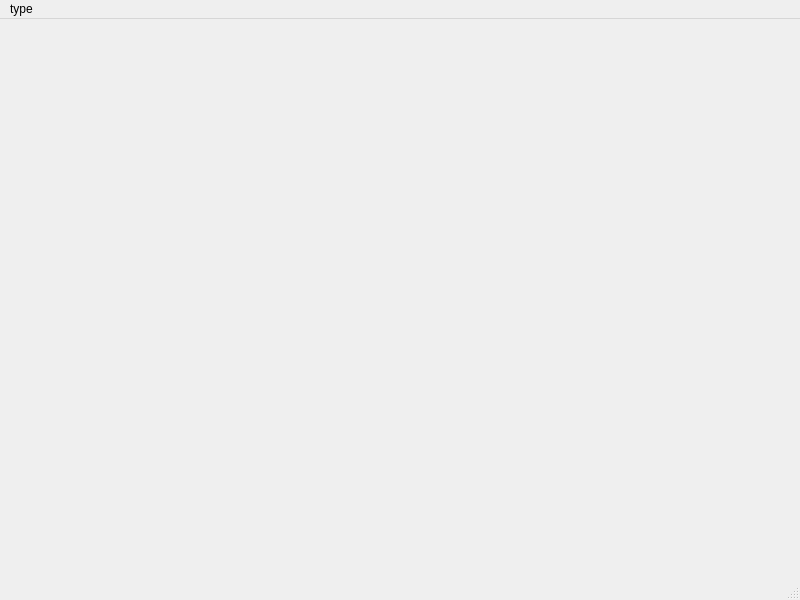
<?xml version="1.0" encoding="UTF-8"?>
<ui version="4.0">
 <class>MainWindow</class>
 <widget class="QMainWindow" name="MainWindow">
  <property name="geometry">
   <rect>
    <x>0</x>
    <y>0</y>
    <width>800</width>
    <height>600</height>
   </rect>
  </property>
  <property name="windowTitle">
   <string>MainWindow</string>
  </property>
  <widget class="QWidget" name="centralwidget"/>
  <widget class="QMenuBar" name="menubar">
   <property name="geometry">
    <rect>
     <x>0</x>
     <y>0</y>
     <width>800</width>
     <height>26</height>
    </rect>
   </property>
   <widget class="QMenu" name="menutype">
    <property name="title">
     <string>type</string>
    </property>
    <addaction name="actionCharactor"/>
    <addaction name="actionPicture"/>
    <addaction name="actionDraw"/>
   </widget>
   <addaction name="menutype"/>
  </widget>
  <widget class="QStatusBar" name="statusbar"/>
  <action name="actionCharactor">
   <property name="checkable">
    <bool>true</bool>
   </property>
   <property name="text">
    <string>Charactor</string>
   </property>
  </action>
  <action name="actionPicture">
   <property name="checkable">
    <bool>true</bool>
   </property>
   <property name="text">
    <string>Picture</string>
   </property>
  </action>
  <action name="actionDraw">
   <property name="checkable">
    <bool>true</bool>
   </property>
   <property name="checked">
    <bool>true</bool>
   </property>
   <property name="text">
    <string>Draw</string>
   </property>
  </action>
 </widget>
 <resources/>
 <connections/>
</ui>
